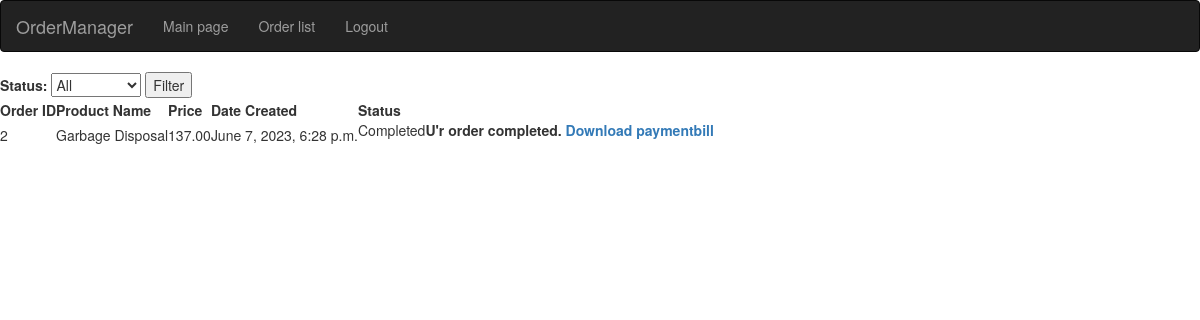
Page /orders/ (signed in) on the committed database.
### market/models.py (models this page shows, shortened)
class OrderItem(models.Model):
    STATUS_CHOICES = (
        ("Undecided", "UNDECIDED"),
        ("Paid", "PAID"),
        ("Completed", "COMPLETED"),
    )
    product = models.ForeignKey(Product, on_delete=models.CASCADE)
    price = models.DecimalField(max_digits=10, decimal_places=2, blank=True, null=True)
    address = models.CharField(max_length=250, blank=True, null=True)
    postal_code = models.CharField(max_length=20, blank=True, null=True)
    city = models.CharField(max_length=100, blank=True, null=True)
    created = models.DateTimeField(
        auto_now_add=False, blank=True, null=True, default=timezone.now
    )
    updated = models.DateTimeField(
        auto_now_add=False, blank=True, null=True, default=timezone.now
    )
    customer = models.ForeignKey(User, null=True, blank=True, on_delete=models.CASCADE)
    file = models.FileField(default="", null=True, blank=True)
    is_paid = models.BooleanField(default=False, null=True, blank=True)
    status = models.CharField(
        max_length=10, choices=STATUS_CHOICES, default="Undecided"
    )

class Product(models.Model):
    name = models.CharField(max_length=150, blank=True, null=True)
    price = models.DecimalField(max_digits=10, decimal_places=2, blank=True, null=True)
    discounted_price = models.DecimalField(
        default=None, max_digits=10, decimal_places=2, blank=True, null=True
    )
    created = models.DateTimeField(
        auto_now_add=False, blank=True, null=True, default=timezone.now
    )
    def __str__(self):
        return self.name

### market/views.py (the view)
# urls.py: path("orders/", views.get_orders, name="showorders"),
def get_orders(request):
    data = OrderItem.objects.all()
    orders = filter_orders(request, data)
    context = {"orders": orders}
    return render(request, "market/order_list.html", context)

### market/utils.py (called while the page is built)
def filter_orders(request, queryset):
    from_date = request.GET.get("from")
    to_date = request.GET.get("to")
    status = request.GET.get("status")
    if from_date and to_date:
        queryset = queryset.filter(created__range=[from_date, to_date])
    if status:
        queryset = queryset.filter(status=status)
    user_role = request.user.role
    q = Q()
    if user_role == "CASHIER":
        q |= Q(status__in=["Undecided", "Paid"])
    elif user_role == "CONSULTANT":
        q |= Q(status__in=["Paid", "Completed"])
    elif user_role == "USER":
        q |= Q(customer=request.user)
    orders = queryset.filter(q)
    orders = orders.order_by("created", "status")
    return orders

### market/templates/market/order_list.html (shortened to what this page needs)
{% extends "main.html" %}
{% block content %}
<section>
    {% if orders %}
    <form method="GET" action="">
      {% if request.user.role == 'BOOKER' %}
        <label for="from">From:</label>
        <input type="date" id="from" name="from">
        <label for="to">To:</label>
        <input type="date" id="to" name="to">
        <label for="status">Status:</label>
        <select id="status" name="status">
          <option value="">All</option>
          <option value="Undecided">Undecided</option>
          <option value="Paid">Paid</option>
          <option value="Completed">Completed</option>
        </select>
      {% else %}
        <label for="status">Status:</label>
        <select id="status" name="status">
          <option value="">All</option>
        </select>
      {% endif %}
        <button type="submit">Filter</button>
    </form>
    <table>
        <thead>
          <tr>
            <th>Order ID</th>
            <th>Product Name</th>
            <th>Price</th>
            <th>Date Created</th>
            <th>Status</th>
          </tr>
        </thead>
        <tbody>
          {% for order in orders %}
          <tr>
            <td>{{ order.id }}</td>
            <td>{{ order.product }}</td>
            <td>{{ order.price }}</td>
            <td>{{ order.created }}</td>
            {% if not order.is_paid %}
              {% if request.user == order.customer%}
               <td><a href="{% url 'checkout' pk=order.id%}">Pay</a></td>
              {% endif %}
            {% else %}
                <td><p>{{order.status}}</p></td>
            {% endif%}
            {%if order.file %}
              {% if order.status == 'Paid' and request.user.role == 'USER'%}
                <th><a href="{% url 'view_html' pk=order.id %}">Download paymentbill</a></th>
              {% elif order.status == 'Completed' and request.user.role == 'USER' %}
                <th><p>U'r order completed. <a href="{% url 'view_html' pk=order.id %}">Download paymentbill</a></p></th>
              {% endif %}
            {% elif request.user.role == 'USER' %}
              <th>Wait till admin check the bill</th>
            {% endif %}
          </tr>
          {% endfor %}
        </tbody>
    {% else %}
        <h1>there is not orders</h1>
    {% endif %}
</section>
{% endblock %}

### rows in the picture
OrderItem: id "2", product "Garbage Disposal", price "137.00", created "June 7, 2023, 6:28 p.m.", status "Completed", shows "U'r order completed."
